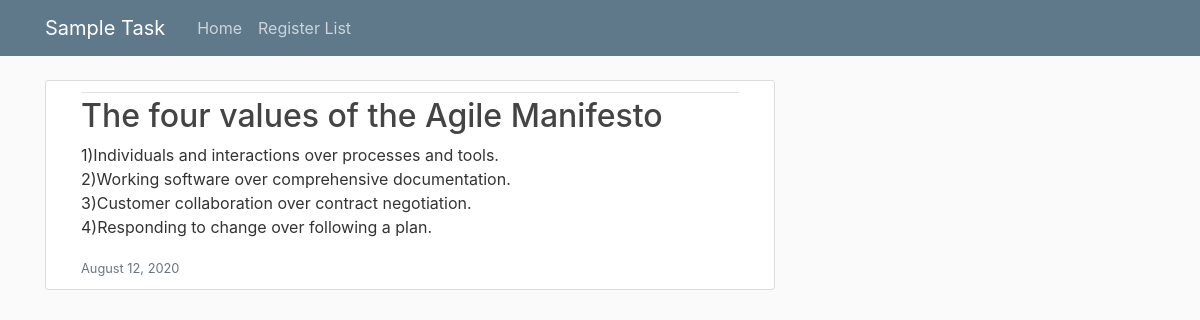
Screenshot of /post/12/ with the database file from the repository.
### sampletaskapi/models.py (models this page shows, shortened)
class Post(models.Model):
    titles = models.CharField(max_length=100)
    content = models.TextField()
    date_posted = models.DateTimeField(default=timezone.now)

### sampletaskapi/views.py (the view)
# urls.py: path('post/<int:pk>/', PostDetailView.as_view(), name='post-detail'),
class PostDetailView(DetailView):
    model = Post

### sampletaskapi/templates/sampletaskapi/post_detail.html (shortened to what this page needs)
{% extends "sampletaskapi/base.html" %}
{% block content %}
<article class="media content-section">
  <div class="container">
    <div class="media-body">
      <div class="article-metadata">
      </div>
      <h2 class="article-title">{{ object.titles }}</h2>
      <p class="article-content">{{ object.content }}</p>
      <small class="text-muted">{{ object.date_posted|date:"F d, Y" }}</small>
    </div>
  </div>
</article>
{% endblock content %}

### sampletaskapi/static/sampletaskapi/main.css (style rules this page uses)
body { background: #fafafa; color: #333333; margin-top: 5rem; }
h1, h2, h3, h4, h5, h6 { color: #444444; }
.content-section { background: #ffffff; padding: 10px 20px; border: 1px solid #dddddd; border-radius: 3px; margin-bottom: 20px; }
.article-title { color: #444444; }
.article-content { white-space: pre-line; }
.article-metadata { padding-bottom: 1px; margin-bottom: 4px; border-bottom: 1px solid #e3e3e3 }

### rows the page displays
Post: titles "The four values of the Agile Manifesto", content "1)Individuals and interactions over processes and tools. 2)Working software over comprehensive documentation. 3)Customer collaboration over contract negotiation. 4)Responding to change over following a plan.", date_posted "August 12, 2020"
